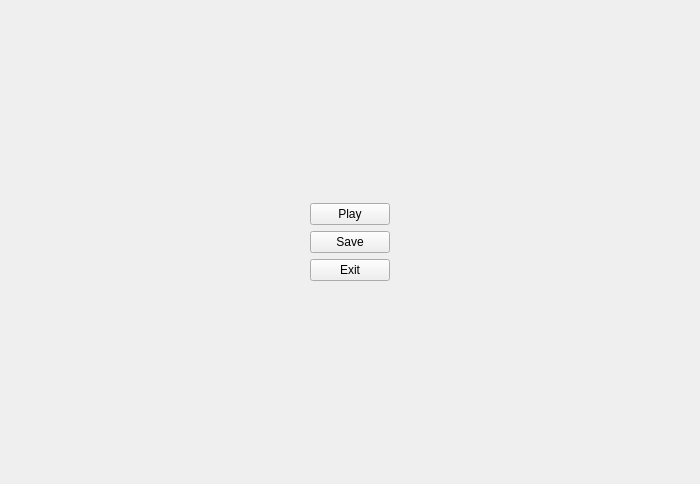
<?xml version="1.0" encoding="UTF-8"?>
<ui version="4.0">
 <class>GamePause</class>
 <widget class="QWidget" name="GamePause">
  <property name="geometry">
   <rect>
    <x>0</x>
    <y>0</y>
    <width>700</width>
    <height>484</height>
   </rect>
  </property>
  <property name="windowTitle">
   <string>Form</string>
  </property>
  <layout class="QHBoxLayout" name="horizontalLayout">
   <item>
    <spacer name="horizontalSpacer">
     <property name="orientation">
      <enum>Qt::Horizontal</enum>
     </property>
     <property name="sizeHint" stdset="0">
      <size>
       <width>40</width>
       <height>20</height>
      </size>
     </property>
    </spacer>
   </item>
   <item>
    <layout class="QVBoxLayout" name="verticalLayout">
     <item>
      <spacer name="verticalSpacer">
       <property name="orientation">
        <enum>Qt::Vertical</enum>
       </property>
       <property name="sizeHint" stdset="0">
        <size>
         <width>20</width>
         <height>40</height>
        </size>
       </property>
      </spacer>
     </item>
     <item>
      <widget class="QPushButton" name="pushButton_Start">
       <property name="text">
        <string>Play</string>
       </property>
      </widget>
     </item>
     <item>
      <widget class="QPushButton" name="pushButton_Save">
       <property name="text">
        <string>Save</string>
       </property>
      </widget>
     </item>
     <item>
      <widget class="QPushButton" name="pushButton_Exit">
       <property name="text">
        <string>Exit</string>
       </property>
      </widget>
     </item>
     <item>
      <spacer name="verticalSpacer_2">
       <property name="orientation">
        <enum>Qt::Vertical</enum>
       </property>
       <property name="sizeHint" stdset="0">
        <size>
         <width>20</width>
         <height>40</height>
        </size>
       </property>
      </spacer>
     </item>
    </layout>
   </item>
   <item>
    <spacer name="horizontalSpacer_2">
     <property name="orientation">
      <enum>Qt::Horizontal</enum>
     </property>
     <property name="sizeHint" stdset="0">
      <size>
       <width>40</width>
       <height>20</height>
      </size>
     </property>
    </spacer>
   </item>
  </layout>
 </widget>
 <resources/>
 <connections/>
</ui>
